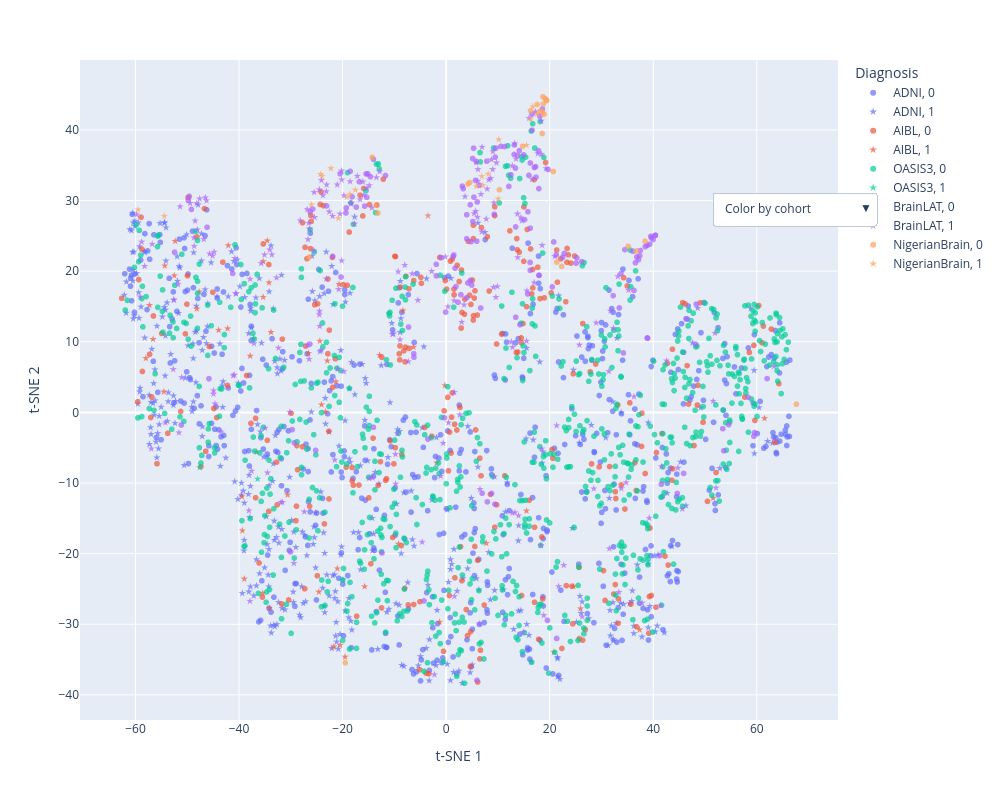

Notebook code for this chart:
### Code cell
fig = px.scatter(
    df_sampled,
    x="tsne-1",
    y="tsne-2",
    color=cohort_col,               # default coloring
    symbol=label_col,
    symbol_map={0: "circle", 1: "star"},
    hover_data={
        "id": True,
        cohort_col: True,
        scanner_col: True,
        mfs_col: True,
        label_col: True,
        "tsne-1": False,
        "tsne-2": False
    },
    opacity=0.7,
    height=800,
    width=1000
)

fig.update_layout(
    updatemenus=[
        dict(
            buttons=[
                dict(
                    label="Color by cohort",
                    method="restyle",
                    args=["marker.color", [df_sampled[cohort_col]]]
                ),
                dict(
                    label="Color by scanner",
                    method="restyle",
                    args=["marker.color", [df_sampled[scanner_col]]]
                ),
                dict(
                    label="Color by field strength",
                    method="restyle",
                    args=["marker.color", [df_sampled[mfs_col]]]
                )
            ],
            direction="down",
            showactive=True,
            x=1.05,
            y=0.8
        )
    ],
    xaxis_title="t-SNE 1",
    yaxis_title="t-SNE 2",
    legend_title="Diagnosis"
)

# fig.write_html("tsne_interactive_sammed.html")


fig.show()

### Figure 1 — Plotly figure (JSON) as saved in the notebook; plotly's stock layout.template omitted (floating-point values rounded to 4 significant figures; data arrays with more than 128 entries replaced by an {"elided": "..."} marker saying what was removed)
{"data": [{"customdata": {"elided": "530x5 mixed values"}, "hovertemplate": "cohort=%{customdata[1]}<br>label=%{customdata[4]}<br>id=%{customdata[0]}<br>scanner=%{customdata[2]}<br>MagneticFieldStrength=%{customdata[3]}<extra></extra>", "legendgroup": "ADNI, 0", "marker": {"color": "#636efa", "opacity": 0.7, "symbol": "circle"}, "mode": "markers", "name": "ADNI, 0", "showlegend": true, "type": "scattergl", "x": {"elided": "530 float values"}, "xaxis": "x", "y": {"elided": "530 float values"}, "yaxis": "y"}, {"customdata": {"elided": "401x5 mixed values"}, "hovertemplate": "cohort=%{customdata[1]}<br>label=%{customdata[4]}<br>id=%{customdata[0]}<br>scanner=%{customdata[2]}<br>MagneticFieldStrength=%{customdata[3]}<extra></extra>", "legendgroup": "ADNI, 1", "marker": {"color": "#636efa", "opacity": 0.7, "symbol": "star"}, "mode": "markers", "name": "ADNI, 1", "showlegend": true, "type": "scattergl", "x": {"elided": "401 float values"}, "xaxis": "x", "y": {"elided": "401 float values"}, "yaxis": "y"}, {"customdata": {"elided": "302x5 mixed values"}, "hovertemplate": "cohort=%{customdata[1]}<br>label=%{customdata[4]}<br>id=%{customdata[0]}<br>scanner=%{customdata[2]}<br>MagneticFieldStrength=%{customdata[3]}<extra></extra>", "legendgroup": "AIBL, 0", "marker": {"color": "#EF553B", "opacity": 0.7, "symbol": "circle"}, "mode": "markers", "name": "AIBL, 0", "showlegend": true, "type": "scattergl", "x": {"elided": "302 float values"}, "xaxis": "x", "y": {"elided": "302 float values"}, "yaxis": "y"}, {"customdata": {"elided": "53x5 mixed values"}, "hovertemplate": "cohort=%{customdata[1]}<br>label=%{customdata[4]}<br>id=%{customdata[0]}<br>scanner=%{customdata[2]}<br>MagneticFieldStrength=%{customdata[3]}<extra></extra>", "legendgroup": "AIBL, 1", "marker": {"color": "#EF553B", "opacity": 0.7, "symbol": "star"}, "mode": "markers", "name": "AIBL, 1", "showlegend": true, "type": "scattergl", "x": [-19.53, -54.33, 7.754, -38.99, -0.2347, 37.35, -35.33, -57.3, -47.71, 20.79, -35.34, 51.56, -56.61, -22.95, -21.02, -33.82, -34.2, -12.84, -39.42, -23.32, -21.68, -30.62, 25.95, -9.212, -24.06, -26.6, -52.33, -36.59, -57.99, -52.5, -20.45, -34.14, 15.52, -35.42, -1.264, -37.85, -20.69, -24.39, -54.52, -48.15, -42.08, -42.2, -21.29, -8.344, -6.297, -39.36, 61.49, -43.93, -34.54, -24.58, -15.75, -1.819, 24.59], "xaxis": "x", "y": [-34.62, 20.76, -18.53, -23.57, 3.807, -30.77, 21.38, 15.17, 17.08, -33.95, 16.32, -12.14, 10.36, 7.303, -22.12, 11.35, 18.37, 8.098, -11.91, 0.1015, -33.19, -11.68, -27.78, -18.62, 1.098, 8.349, 24.25, -5.608, 7.666, 19.38, -32.94, -27.71, -13.94, -25.6, -29.68, 7.992, 18.15, 10.11, 2.923, 14.67, 23.64, 11.87, 4.364, 14.42, 9.252, -16.74, -0.8495, 11.66, 24.31, -25.42, -24.65, -7.134, -24.65], "yaxis": "y"}, {"customdata": {"elided": "774x5 mixed values"}, "hovertemplate": "cohort=%{customdata[1]}<br>label=%{customdata[4]}<br>id=%{customdata[0]}<br>scanner=%{customdata[2]}<br>MagneticFieldStrength=%{customdata[3]}<extra></extra>", "legendgroup": "OASIS3, 0", "marker": {"color": "#00cc96", "opacity": 0.7, "symbol": "circle"}, "mode": "markers", "name": "OASIS3, 0", "showlegend": true, "type": "scattergl", "x": {"elided": "774 float values"}, "xaxis": "x", "y": {"elided": "774 float values"}, "yaxis": "y"}, {"customdata": [["OAS30548", "OASIS3", "SIEMENS", 3, 1], ["OAS30862", "OASIS3", "SIEMENS", 3, 1]], "hovertemplate": "cohort=%{customdata[1]}<br>label=%{customdata[4]}<br>id=%{customdata[0]}<br>scanner=%{customdata[2]}<br>MagneticFieldStrength=%{customdata[3]}<extra></extra>", "legendgroup": "OASIS3, 1", "marker": {"color": "#00cc96", "opacity": 0.7, "symbol": "star"}, "mode": "markers", "name": "OASIS3, 1", "showlegend": true, "type": "scattergl", "x": [-47.59, -36.41], "xaxis": "x", "y": [-7.796, -9.42], "yaxis": "y"}, {"customdata": {"elided": "158x5 mixed values"}, "hovertemplate": "cohort=%{customdata[1]}<br>label=%{customdata[4]}<br>id=%{customdata[0]}<br>scanner=%{customdata[2]}<br>MagneticFieldStrength=%{customdata[3]}<extra></extra>", "legendgroup": "BrainLAT, 0", "marker": {"color": "#ab63fa", "opacity": 0.7, "symbol": "circle"}, "mode": "markers", "name": "BrainLAT, 0", "showlegend": true, "type": "scattergl", "x": {"elided": "158 float values"}, "xaxis": "x", "y": {"elided": "158 float values"}, "yaxis": "y"}, {"customdata": {"elided": "205x5 mixed values"}, "hovertemplate": "cohort=%{customdata[1]}<br>label=%{customdata[4]}<br>id=%{customdata[0]}<br>scanner=%{customdata[2]}<br>MagneticFieldStrength=%{customdata[3]}<extra></extra>", "legendgroup": "BrainLAT, 1", "marker": {"color": "#ab63fa", "opacity": 0.7, "symbol": "star"}, "mode": "markers", "name": "BrainLAT, 1", "showlegend": true, "type": "scattergl", "x": {"elided": "205 float values"}, "xaxis": "x", "y": {"elided": "205 float values"}, "yaxis": "y"}, {"customdata": {"elided": "26x5 mixed values"}, "hovertemplate": "cohort=%{customdata[1]}<br>label=%{customdata[4]}<br>id=%{customdata[0]}<br>scanner=%{customdata[2]}<br>MagneticFieldStrength=%{customdata[3]}<extra></extra>", "legendgroup": "NigerianBrain, 0", "marker": {"color": "#FFA15A", "opacity": 0.7, "symbol": "circle"}, "mode": "markers", "name": "NigerianBrain, 0", "showlegend": true, "type": "scattergl", "x": [18.69, -14.27, 18.93, 17.57, 19.4, 18.76, 18.09, 19.1, 20.71, 16.31, 18.59, 22.31, 4.548, 10.3, 21.38, 67.64, 36.76, -26.42, 4.192, -19.48, 35.14, 38.41, 14.78, -13.18, 19.4, 18.56], "xaxis": "x", "y": [44.69, 36.14, 42.22, 43.6, 44.16, 43.66, 42.65, 44.44, 34.11, 42.71, 42.51, 20.67, 32.54, 31.53, 21.28, 1.153, 22.86, 22.0, 32.34, -35.46, 23.52, 24.23, 37.68, 28.23, 44.21, 39.49], "yaxis": "y"}, {"customdata": [["sub-34", "NigerianBrain", "Hitachi", 0.3, 1], ["sub-35", "NigerianBrain", "Hitachi", 0.3, 1], ["sub-36", "NigerianBrain", "Hitachi", 0.3, 1], ["sub-37", "NigerianBrain", "Hitachi", 0.3, 1], ["sub-39", "NigerianBrain", "Hitachi", 0.3, 1], ["sub-40", "NigerianBrain", "Hitachi", 0.3, 1], ["sub-41", "NigerianBrain", "Hitachi", 0.3, 1], ["sub-42", "NigerianBrain", "Hitachi", 0.3, 1], ["sub-43", "NigerianBrain", "Hitachi", 0.3, 1], ["sub-44", "NigerianBrain", "Hitachi", 0.3, 1], ["sub-46", "NigerianBrain", "Hitachi", 0.3, 1], ["sub-47", "NigerianBrain", "Hitachi", 0.3, 1], ["sub-48", "NigerianBrain", "Hitachi", 0.3, 1], ["sub-49", "NigerianBrain", "Hitachi", 0.3, 1], ["sub-50", "NigerianBrain", "Toshiba", 1.5, 1], ["sub-51", "NigerianBrain", "Toshiba", 1.5, 1], ["sub-53", "NigerianBrain", "Toshiba", 1.5, 1], ["sub-54", "NigerianBrain", "Toshiba", 1.5, 1], ["sub-57", "NigerianBrain", "Toshiba", 1.5, 1], ["sub-62", "NigerianBrain", "Hitachi", 0.3, 1], ["sub-65", "NigerianBrain", "GE", 1.5, 1], ["sub-66", "NigerianBrain", "GE", 1.5, 1]], "hovertemplate": "cohort=%{customdata[1]}<br>label=%{customdata[4]}<br>id=%{customdata[0]}<br>scanner=%{customdata[2]}<br>MagneticFieldStrength=%{customdata[3]}<extra></extra>", "legendgroup": "NigerianBrain, 1", "marker": {"color": "#FFA15A", "opacity": 0.7, "symbol": "star"}, "mode": "markers", "name": "NigerianBrain, 1", "showlegend": true, "type": "scattergl", "x": [10.15, -23.96, 16.72, 7.072, 5.85, -24.26, -13.58, -26.0, -20.79, 15.52, -22.25, 16.32, -17.54, -18.56, -19.15, -3.506, 6.884, 10.05, 8.129, 17.55, -59.51, -54.45], "xaxis": "x", "y": [38.62, 33.46, 43.29, 32.15, 32.02, 33.72, 29.25, 29.41, 27.48, 37.84, 34.55, 41.53, 31.5, 30.9, 30.51, 27.86, 33.42, 30.25, 33.75, 42.23, 28.72, 27.81], "yaxis": "y"}], "layout": {"height": 800, "legend": {"title": {"text": "Diagnosis"}, "tracegroupgap": 0}, "margin": {"t": 60}, "updatemenus": [{"buttons": [{"args": ["marker.color", {"elided": "1x2473 str values"}], "label": "Color by cohort", "method": "restyle"}, {"args": ["marker.color", {"elided": "1x2473 str values"}], "label": "Color by scanner", "method": "restyle"}, {"args": ["marker.color", {"elided": "1x2473 float values"}], "label": "Color by field strength", "method": "restyle"}], "direction": "down", "showactive": true, "x": 1.05, "y": 0.8}], "width": 1000, "xaxis": {"anchor": "y", "domain": [0, 1], "title": {"text": "t-SNE 1"}}, "yaxis": {"anchor": "x", "domain": [0, 1], "title": {"text": "t-SNE 2"}}}}
